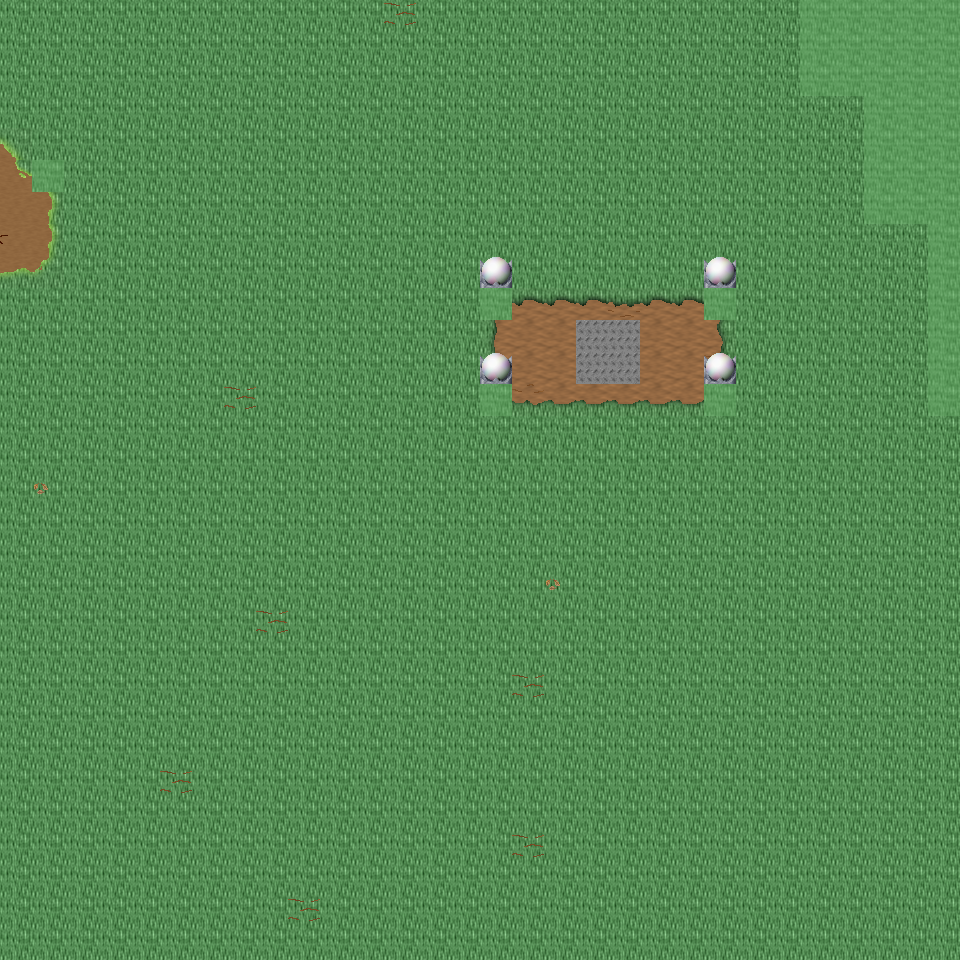

Below is a game level as drawn by its tile map, then a one-line description and the .tmx that defines it (tile-layer data replaced by summaries):
An orthogonal 30x30 tile map with 32x32 px tiles, 6 tile layers (Ground, Object, Object2, Above, ...), 50 tilesets and 4 objects (4x mapExit).

<map version="1.0" orientation="orthogonal" renderorder="right-down" width="30" height="30" tilewidth="32" tileheight="32" nextobjectid="5">
  <tileset firstgid="1" name="tileset_ground_ground" tilewidth="32" tileheight="32" tilecount="33" columns="3">
    <image source="../drawable/tileset_ground_ground.png" width="96" height="352" />
  </tileset>
  <tileset firstgid="34" name="tileset_building_castle" tilewidth="32" tileheight="32" tilecount="320" columns="20">
    <image source="../drawable/tileset_building_castle.png" width="640" height="512" />
  </tileset>
  <tileset firstgid="354" name="tileset_furniture_carpet_carpets_2" tilewidth="32" tileheight="32" tilecount="20" columns="4">
    <image source="../drawable/tileset_furniture_carpet_carpets_2.png" width="128" height="160" />
  </tileset>
  <tileset firstgid="374" name="tileset_ground_indoor_tiles" tilewidth="32" tileheight="32" tilecount="8" columns="2">
    <image source="../drawable/tileset_ground_indoor_tiles.png" width="64" height="128" />
  </tileset>
  <tileset firstgid="382" name="tileset_building_entrance_int_iron_bars" tilewidth="32" tileheight="32" tilecount="12" columns="3">
    <image source="../drawable/tileset_building_entrance_int_iron_bars.png" width="96" height="128" />
  </tileset>
  <tileset firstgid="394" name="tileset_plant_bush_hedge" tilewidth="32" tileheight="32" tilecount="35" columns="5">
    <image source="../drawable/tileset_plant_bush_hedge.png" width="160" height="224" />
  </tileset>
  <tileset firstgid="429" name="tileset_building_church" tilewidth="32" tileheight="32" tilecount="56" columns="8">
    <image source="../drawable/tileset_building_church.png" width="256" height="224" />
  </tileset>
  <tileset firstgid="485" name="tileset_logic_collision" tilewidth="32" tileheight="32" tilecount="1" columns="1">
    <image source="../drawable/tileset_logic_collision.png" width="32" height="32" />
  </tileset>
  <tileset firstgid="486" name="tileset_logic_item_vegetable" tilewidth="32" tileheight="32" tilecount="16" columns="8">
    <image source="../drawable/tileset_logic_item_vegetable.png" width="256" height="64" />
  </tileset>
  <tileset firstgid="502" name="tileset_ground_rock_rocks" tilewidth="32" tileheight="32" tilecount="4" columns="2">
    <image source="../drawable/tileset_ground_rock_rocks.png" width="64" height="64" />
  </tileset>
  <tileset firstgid="506" name="tileset_item_corpse_huge_animal" tilewidth="32" tileheight="32" tilecount="16" columns="2">
    <image source="../drawable/tileset_item_corpse_huge_animal.png" width="64" height="256" />
  </tileset>
  <tileset firstgid="522" name="tileset_plant_tree_dead_tree_4" tilewidth="32" tileheight="32" tilecount="20" columns="4">
    <image source="../drawable/tileset_plant_tree_dead_tree_4.png" width="128" height="160" />
  </tileset>
  <tileset firstgid="542" name="tileset_logic_creature_undead" tilewidth="32" tileheight="32" tilecount="16" columns="8">
    <image source="../drawable/tileset_logic_creature_undead.png" width="256" height="64" />
  </tileset>
  <tileset firstgid="558" name="tileset_plant_tree_dead_tree_2" tilewidth="32" tileheight="32" tilecount="20" columns="4">
    <image source="../drawable/tileset_plant_tree_dead_tree_2.png" width="128" height="160" />
  </tileset>
  <tileset firstgid="578" name="tileset_item_gothic_headstone_2" tilewidth="32" tileheight="32" tilecount="3" columns="1">
    <image source="../drawable/tileset_item_gothic_headstone_2.png" width="32" height="96" />
  </tileset>
  <tileset firstgid="581" name="tileset_building_house_3" tilewidth="32" tileheight="32" tilecount="48" columns="6">
    <image source="../drawable/tileset_building_house_3.png" width="192" height="256" />
  </tileset>
  <tileset firstgid="629" name="tileset_object_scarecrow" tilewidth="32" tileheight="32" tilecount="2" columns="1">
    <image source="../drawable/tileset_object_scarecrow.png" width="32" height="64" />
  </tileset>
  <tileset firstgid="631" name="tileset_plant_tree_fall_trees" tilewidth="32" tileheight="32" tilecount="40" columns="8">
    <image source="../drawable/tileset_plant_tree_fall_trees.png" width="256" height="160" />
  </tileset>
  <tileset firstgid="671" name="tileset_logic_creature_undead_fallen" tilewidth="32" tileheight="32" tilecount="16" columns="8">
    <image source="../drawable/tileset_logic_creature_undead_fallen.png" width="256" height="64" />
  </tileset>
  <tileset firstgid="687" name="tileset_building_decoration_orbpedestal" tilewidth="32" tileheight="32" tilecount="2" columns="1">
    <image source="../drawable/tileset_building_decoration_orbpedestal.png" width="32" height="64" />
  </tileset>
  <tileset firstgid="689" name="tileset_ground_rock_rocks_3" tilewidth="32" tileheight="32" tilecount="16" columns="4">
    <image source="../drawable/tileset_ground_rock_rocks_3.png" width="128" height="128" />
  </tileset>
  <tileset firstgid="705" name="tileset_plant_tree_chestnut_tree" tilewidth="32" tileheight="32" tilecount="20" columns="4">
    <image source="../drawable/tileset_plant_tree_chestnut_tree.png" width="128" height="160" />
  </tileset>
  <tileset firstgid="725" name="tileset_plant_stump_hollow_logs" tilewidth="32" tileheight="32" tilecount="6" columns="3">
    <image source="../drawable/tileset_plant_stump_hollow_logs.png" width="96" height="64" />
  </tileset>
  <tileset firstgid="731" name="tileset_logic_creature_golem" tilewidth="32" tileheight="32" tilecount="4" columns="4">
    <image source="../drawable/tileset_logic_creature_golem.png" width="128" height="32" />
  </tileset>
  <tileset firstgid="735" name="tileset_ground_grass_edges" tilewidth="32" tileheight="32" tilecount="36" columns="12">
    <image source="../drawable/tileset_ground_grass_edges.png" width="384" height="96" />
  </tileset>
  <tileset firstgid="771" name="tileset_ground_grass_corners" tilewidth="32" tileheight="32" tilecount="24" columns="6">
    <image source="../drawable/tileset_ground_grass_corners.png" width="192" height="128" />
  </tileset>
  <tileset firstgid="795" name="tileset_ground_water_pool" tilewidth="32" tileheight="32" tilecount="72" columns="3">
    <image source="../drawable/tileset_ground_water_pool.png" width="96" height="768" />
  </tileset>
  <tileset firstgid="867" name="tileset_ground_earth_edges" tilewidth="32" tileheight="32" tilecount="18" columns="6">
    <image source="../drawable/tileset_ground_earth_edges.png" width="192" height="96" />
  </tileset>
  <tileset firstgid="885" name="tileset_logic_creature_ent" tilewidth="32" tileheight="32" tilecount="4" columns="4">
    <image source="../drawable/tileset_logic_creature_ent.png" width="128" height="32" />
  </tileset>
  <tileset firstgid="889" name="tileset_plant_leaves" tilewidth="32" tileheight="32" tilecount="8" columns="4">
    <image source="../drawable/tileset_plant_leaves.png" width="128" height="64" />
  </tileset>
  <tileset firstgid="897" name="tileset_object_well_hoist" tilewidth="32" tileheight="32" tilecount="9" columns="3">
    <image source="../drawable/tileset_object_well_hoist.png" width="96" height="96" />
  </tileset>
  <tileset firstgid="906" name="tileset_building_stairs_grey_stone_stairs_down" tilewidth="32" tileheight="32" tilecount="6" columns="3">
    <image source="../drawable/tileset_building_stairs_grey_stone_stairs_down.png" width="96" height="64" />
  </tileset>
  <tileset firstgid="912" name="tileset_ground_green_paving" tilewidth="32" tileheight="32" tilecount="18" columns="3">
    <image source="../drawable/tileset_ground_green_paving.png" width="96" height="192" />
  </tileset>
  <tileset firstgid="930" name="tileset_plant_tree_tree_darkgreen" tilewidth="32" tileheight="32" tilecount="88" columns="8">
    <image source="../drawable/tileset_plant_tree_tree_darkgreen.png" width="256" height="352" />
  </tileset>
  <tileset firstgid="1018" name="tileset_light_dim_light_7x5" tilewidth="32" tileheight="32" tilecount="35" columns="7">
    <image source="../drawable/tileset_light_dim_light_7x5.png" width="224" height="160" />
  </tileset>
  <tileset firstgid="1053" name="tileset_furniture_light_lamp_bronze" tilewidth="32" tileheight="32" tilecount="3" columns="1">
    <image source="../drawable/tileset_furniture_light_lamp_bronze.png" width="32" height="96" />
  </tileset>
  <tileset firstgid="1056" name="tileset_light_light_5x5" tilewidth="32" tileheight="32" tilecount="25" columns="5">
    <image source="../drawable/tileset_light_light_5x5.png" width="160" height="160" />
  </tileset>
  <tileset firstgid="1081" name="tileset_plant_tree_pine_tree" tilewidth="32" tileheight="32" tilecount="20" columns="4">
    <image source="../drawable/tileset_plant_tree_pine_tree.png" width="128" height="160" />
  </tileset>
  <tileset firstgid="1101" name="tileset_plant_tree_pine_tree_1" tilewidth="32" tileheight="32" tilecount="20" columns="4">
    <image source="../drawable/tileset_plant_tree_pine_tree_1.png" width="128" height="160" />
  </tileset>
  <tileset firstgid="1121" name="tileset_furniture_chair_bench_wooden" tilewidth="32" tileheight="32" tilecount="8" columns="2">
    <image source="../drawable/tileset_furniture_chair_bench_wooden.png" width="64" height="128" />
  </tileset>
  <tileset firstgid="1129" name="tileset_plant_flower_flowers_mixed" tilewidth="32" tileheight="32" tilecount="16" columns="4">
    <image source="../drawable/tileset_plant_flower_flowers_mixed.png" width="128" height="128" />
  </tileset>
  <tileset firstgid="1145" name="tileset_building_thatched_roof_cottage1" tilewidth="32" tileheight="32" tilecount="20" columns="4">
    <image source="../drawable/tileset_building_thatched_roof_cottage1.png" width="128" height="160" />
  </tileset>
  <tileset firstgid="1165" name="tileset_item_blood_floor_stain" tilewidth="32" tileheight="32" tilecount="1" columns="1">
    <image source="../drawable/tileset_item_blood_floor_stain.png" width="32" height="32" />
  </tileset>
  <tileset firstgid="1166" name="tileset_item_firewood" tilewidth="32" tileheight="32" tilecount="12" columns="3">
    <image source="../drawable/tileset_item_firewood.png" width="96" height="128" />
  </tileset>
  <tileset firstgid="1178" name="tileset_item_gothic_headstone_1" tilewidth="32" tileheight="32" tilecount="1" columns="1">
    <image source="../drawable/tileset_item_gothic_headstone_1.png" width="32" height="32" />
  </tileset>
  <tileset firstgid="1179" name="tileset_item_gothic_tiny_headstone" tilewidth="32" tileheight="32" tilecount="1" columns="1">
    <image source="../drawable/tileset_item_gothic_tiny_headstone.png" width="32" height="32" />
  </tileset>
  <tileset firstgid="1180" name="tileset_plant_mosses" tilewidth="32" tileheight="32" tilecount="16" columns="4">
    <image source="../drawable/tileset_plant_mosses.png" width="128" height="128" />
  </tileset>
  <tileset firstgid="1196" name="tileset_building_fence_wooden_brown_fence" tilewidth="32" tileheight="32" tilecount="42" columns="7">
    <image source="../drawable/tileset_building_fence_wooden_brown_fence.png" width="224" height="192" />
  </tileset>
  <tileset firstgid="1238" name="tileset_logic_creature_undead_skeleton" tilewidth="32" tileheight="32" tilecount="6" columns="6">
    <image source="../drawable/tileset_logic_creature_undead_skeleton.png" width="192" height="32" />
  </tileset>
  <tileset firstgid="1244" name="tileset_logic_creature_undead_specter" tilewidth="32" tileheight="32" tilecount="6" columns="6">
    <image source="../drawable/tileset_logic_creature_undead_specter.png" width="192" height="32" />
  </tileset>
  <layer name="Ground" width="30" height="30">
    <data>[900 cells, 900 non-empty, 5 distinct tile ids]</data>
  </layer>
  <layer name="Object" width="30" height="30">
    <data>[900 cells, 68 non-empty, 33 distinct tile ids]</data>
  </layer>
  <layer name="Object2" width="30" height="30">
    <data>[900 cells, 5 non-empty, 2 distinct tile ids]</data>
  </layer>
  <layer name="Above" width="30" height="30">
    <data>[900 cells, 8 non-empty, 5 distinct tile ids]</data>
  </layer>
  <layer name="Above2" width="30" height="30">
    <data>[900 cells, 0 non-empty, 0 distinct tile ids]</data>
  </layer>
  <layer name="Walkable" width="30" height="30">
    <data>[900 cells, 38 non-empty, 1 distinct tile ids]</data>
  </layer>
  <objectgroup name="MapEvents">
    <object id="1" name="north" type="mapExit" x="0" y="0" width="800" height="32">
      <properties>
        <property name="map" value="level_0_x223_y59" />
        <property name="x" value="0" />
        <property name="y" value="28" />
      </properties>
    </object>
    <object id="2" name="south" type="mapExit" x="0" y="928" width="960" height="32">
      <properties>
        <property name="map" value="level_0_x223_y61" />
        <property name="x" value="0" />
        <property name="y" value="1" />
      </properties>
    </object>
    <object id="3" name="west" type="mapExit" x="0" y="0" width="32" height="960">
      <properties>
        <property name="map" value="level_0_x222_y60" />
        <property name="x" value="28" />
        <property name="y" value="0" />
      </properties>
    </object>
    <object id="4" name="east" type="mapExit" x="928" y="416" width="32" height="544">
      <properties>
        <property name="map" value="level_0_x224_y60" />
        <property name="x" value="1" />
        <property name="y" value="13" />
      </properties>
    </object>
  </objectgroup>
</map>
